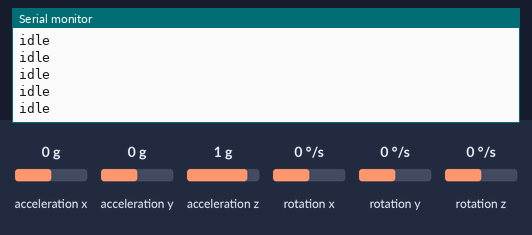
Simulated run of this sketch. Board: Arduino Nano 33 BLE. On the bench: the last lines printed to the serial monitor. The inputs (shaded band) are chosen by the test bench; at power-on: acceleration x 0 g, acceleration y 0 g, acceleration z 1 g, rotation x 0 °/s, rotation y 0 °/s, rotation z 0 °/s.

Above: at 1.2 s.
1.3 s: acceleration x set to -0.4 g
At 2.0 s:
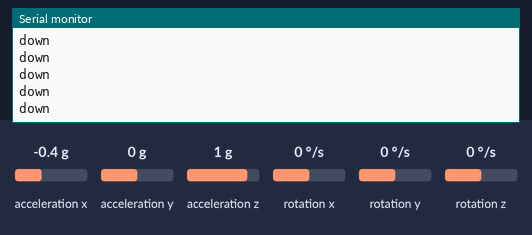
8.3 s: acceleration x set to 0 g
At 9.1 s:
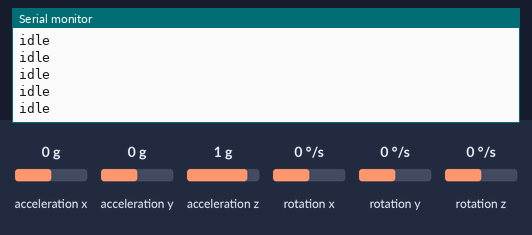
10.0 s: acceleration x set to 0.4 g
At 11.0 s:
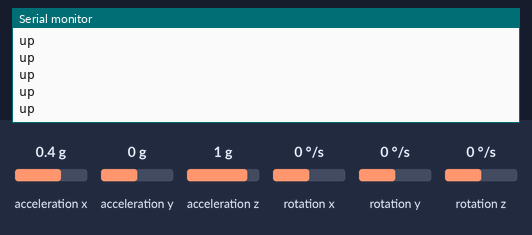

Measured:
- the behaviour switches between -0.2 and -0.3 g on acceleration x (found by bisection; images 0 and 1)
- the behaviour switches between 0.2 and 0.3 g on acceleration x (found by bisection; images 2 and 3)
- after the input at 1.3 s, the serial monitor: prints a new line at once (image 1)
- after the input at 8.3 s, the serial monitor: prints a new line at once (image 2)
- after the input at 10.0 s, the serial monitor: prints a new line at once (image 3)

The sketch:

arduino_controll.ino
```cpp
#include "Arduino_BMI270_BMM150.h"
#include <MadgwickAHRS.h>
#include <cmath>

// Madgwick-Filter initialisieren
Madgwick filter;
unsigned long lastUpdate = 0;
float accX, accY, accZ;
float gyroX, gyroY, gyroZ;
float timeOffset = 0.0;
unsigned long lastTimeOffsetUpdate = 0;
const unsigned long timeOffsetInterval = 8000;

void setup() {
    Serial.begin(9600);
    while (!Serial);

    if (!IMU.begin()) {
        Serial.println("Failed to initialize IMU!");
        while (1);
    }

    Serial.println("IMU initialized successfully!");

    // Madgwick-Filter
    filter.begin(50);
}

void loop() {
    if (IMU.accelerationAvailable() && IMU.gyroscopeAvailable()) {
        IMU.readAcceleration(accX, accY, accZ);
        IMU.readGyroscope(gyroX, gyroY, gyroZ);

        // Madgwick-Filter aktualisieren
        filter.updateIMU(gyroX, gyroY, gyroZ, accX, accY, accZ);

        float yaw = fmod(filter.getYaw() + timeOffset, 360);


        if (accX < -0.3 && yaw > 190.0) {
          Serial.println("left-down");
        } else if (accX > 0.3 && yaw > 190.0) {
          Serial.println("left-up");
        } else if (accX > 0.3 && yaw < 170.0) {
          Serial.println("right-up");
        } else if (accX < -0.3 && yaw < 170.0) {
          Serial.println("right-down");
        } else if (accX > 0.3) {
          Serial.println("up");
        } else if (accX < -0.3) {
          Serial.println("down");
        } else if (yaw > 190.0) {
          Serial.println("left");
        } else if (yaw < 170.0) {
          Serial.println("right");
        } else {
          Serial.println("idle");
        }
    }

    unsigned long currentTime = millis();
    if (currentTime - lastTimeOffsetUpdate >= timeOffsetInterval) {
        timeOffset += 1.0;
        lastTimeOffsetUpdate = currentTime;

    }

    delay(20);
}
```
